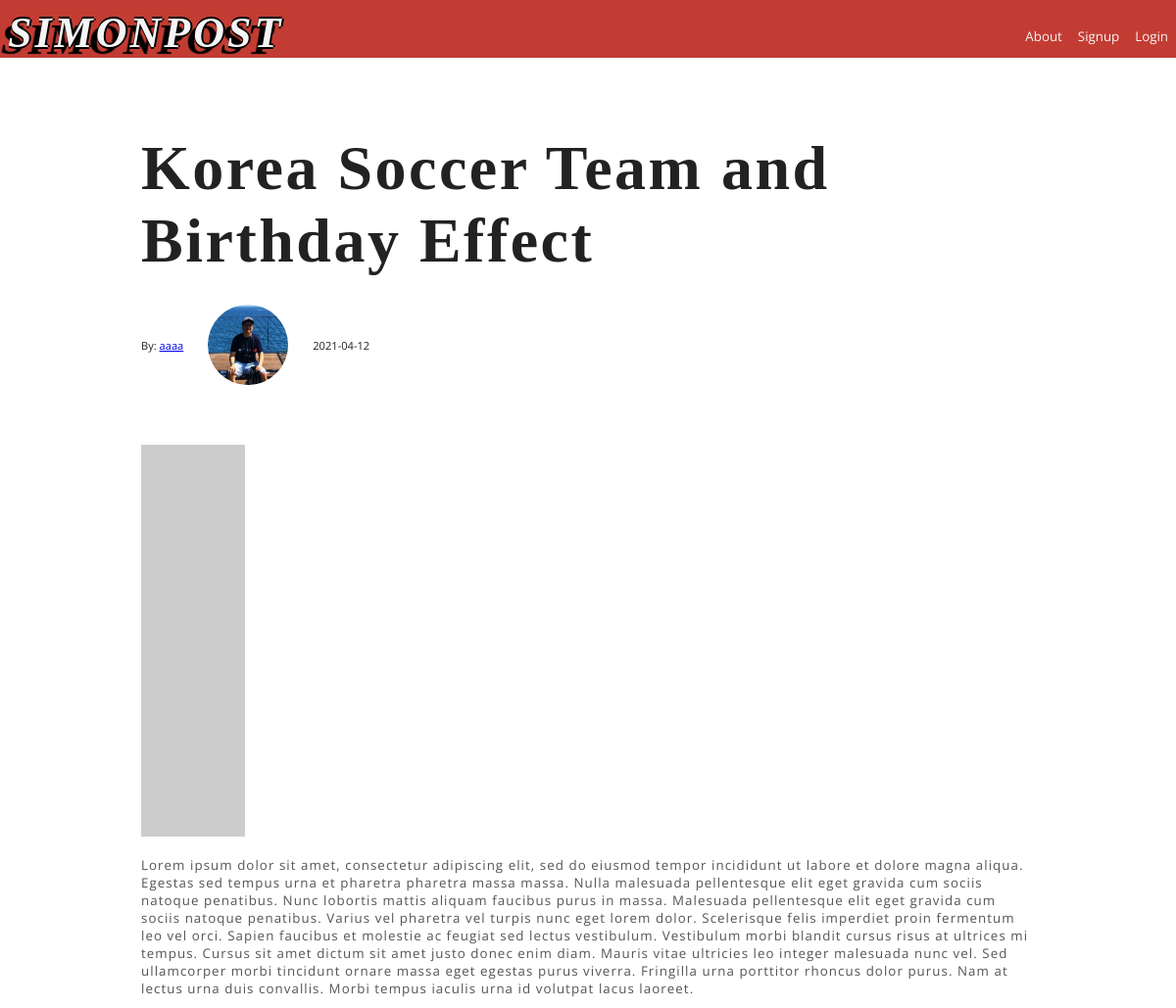
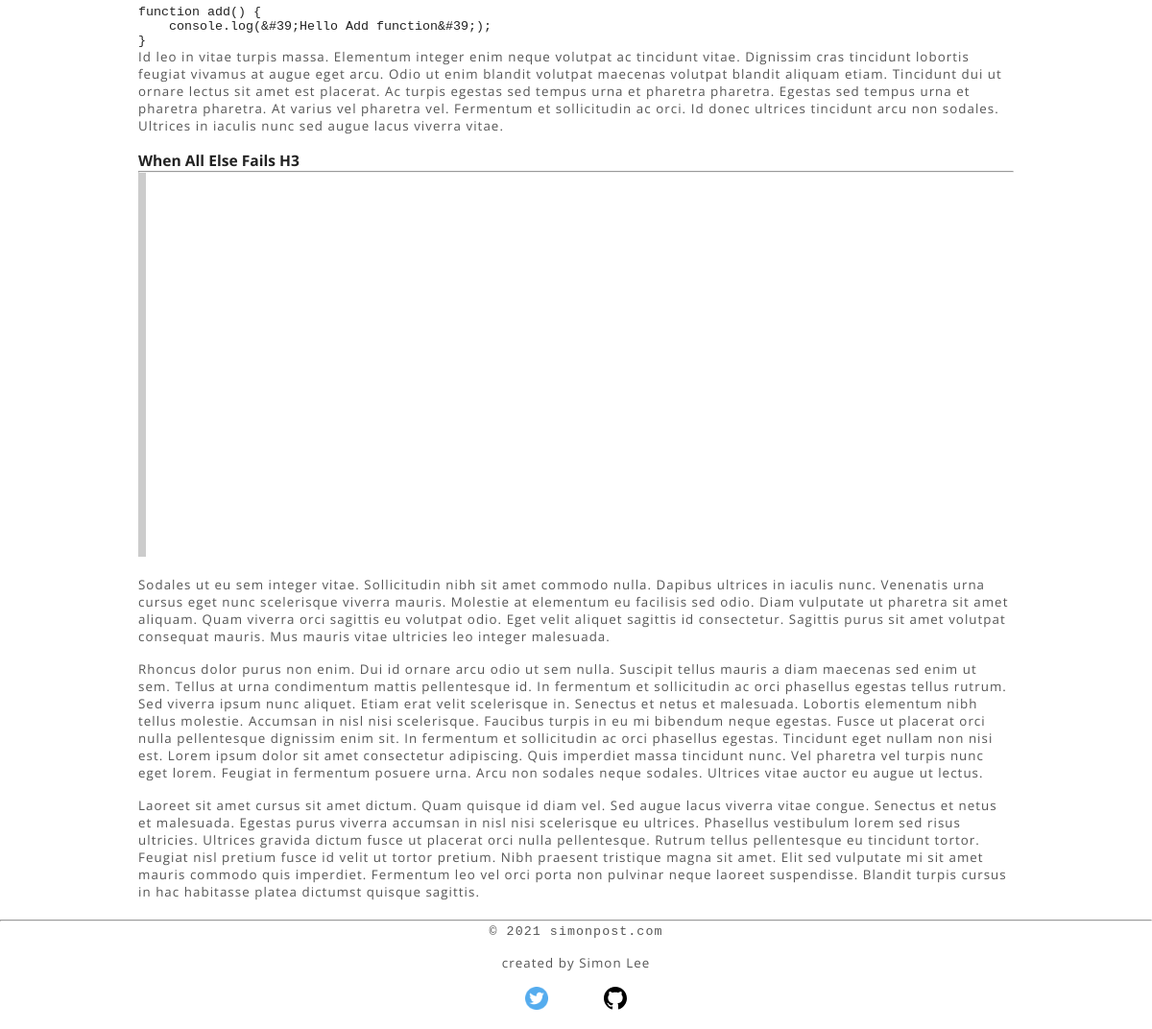
The page /post/5 on the database its author committed (2 pictures, top to bottom).
### simonpostcom/models.py (models this page shows, shortened)
class Post(db.Model):
    id = db.Column(db.Integer, primary_key=True)
    title = db.Column(db.String(100), nullable=False)
    date_posted = db.Column(db.DateTime, nullable=False, default=datetime.utcnow)
    pagedowncontent = db.Column(db.Text, nullable=False, default='')
    user_id = db.Column(db.Integer, db.ForeignKey('user.id'), nullable=False)

class User(db.Model, UserMixin):
    id = db.Column(db.Integer, primary_key=True)
    username = db.Column(db.String(20), unique=True, nullable=False)
    email = db.Column(db.String(120), unique=True, nullable=False)
    image_file = db.Column(db.String(20), nullable=False, default='default.jpg')
    password = db.Column(db.String(60), nullable=False)
    posts = db.relationship('Post', backref='author', lazy=True)

### simonpostcom/posts/routes.py (the view)
@posts.route("/post/<int:post_id>")
def post(post_id):
    post = Post.query.get_or_404(post_id)
    return render_template('post.html', title=post.title, post=post)

### simonpostcom/templates/post.html (shortened to what this page needs)
{% extends "base.html" %}
{% block body %}
    <article class="single-post content-section">
        <div class="post-body">
            <div>
                <h2 class="post-title-post">{{ post.title }}</h2>
                <div class="post-metadata">
                    <small>By: <a class="mr-2" href="#">{{ post.author.username }}</a></small>
                    <img class="profile-pic" src="{{ url_for('static', filename='profile_pics/' + post.author.image_file) }}">
                    <small class="text-muted">{{ post.date_posted.strftime('%Y-%m-%d') }}</small>
                </div>
            </div>
            <div class="post-content-post">{% filter markdown %}{{ post.pagedowncontent }}{% endfilter %}</div>
        </div>
    </article>
{% endblock body %}

### simonpostcom/static/css/main.css (style rules this page uses)
* { box-sizing: border-box; margin: 0; padding: 0; }
body { font-family: 'Open Sans', Helvetica, Arial, sans-serif; color: #222; font-size: 10pt; }
p { color: #555; letter-spacing: 1.05px; margin-bottom: 1rem; }
.profile-pic { border-radius: 50%; height: auto; width: 82px; }
.post-content-post { padding-top: 2.5em; }
.post-metadata { display: flex; justify-content: flex-start; align-items: center; margin: 28px 0; }
.post-metadata > img { margin-right: 25px; margin-left: 25px; }
.post-title-post { font-weight: bolder; letter-spacing: 2.5px; font-size: 48pt; margin: 1px 0; font-family: Impact, Haettenschweiler, 'Arial Bold'; }

### rows shown on the page
Post: title "Korea Soccer Team and Birthday Effect", date_posted "2021-04-12", pagedowncontent "Lorem ipsum dolor sit amet, consectetur adipiscing elit, sed do eiusmod tempor incididunt ut labore et dolore magna aliqua. Egestas sed tempus urna et pharetra pharetra massa massa. Nulla malesuada pellentesque elit eget gravida cum sociis natoque penatibus. Nunc lobortis mattis aliquam faucibus purus in massa. Malesuada pellentesque elit eget gravida cum sociis natoque penatibus. Varius vel pharetra vel turpis nunc eget lorem dolor. Scelerisque felis imperdiet proin fermentum leo vel orci. Sapien faucibus et molestie ac feugiat sed lectus vestibulum. Vestibulum morbi blandit cursus risus at ultrices mi tempus. Cursus sit amet dictum sit amet justo donec enim diam. Mauris vitae ultricies…"
User: author.username "aaaa", image_file (placeholder picture)
